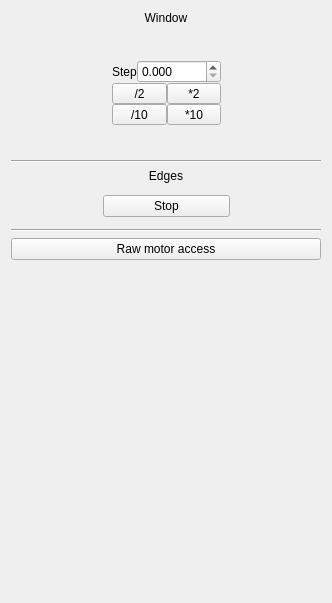
<?xml version="1.0" encoding="UTF-8"?>
<ui version="4.0">
 <class>Form</class>
 <widget class="QWidget" name="Form">
  <property name="geometry">
   <rect>
    <x>0</x>
    <y>0</y>
    <width>332</width>
    <height>603</height>
   </rect>
  </property>
  <property name="windowTitle">
   <string>Form</string>
  </property>
  <layout class="QGridLayout" name="gridLayout">
   <item row="9" column="0" colspan="3">
    <widget class="Line" name="lineBot">
     <property name="orientation">
      <enum>Qt::Horizontal</enum>
     </property>
    </widget>
   </item>
   <item row="6" column="1">
    <widget class="Driver" name="Top" native="true"/>
   </item>
   <item row="7" column="0">
    <widget class="Driver" name="Left" native="true"/>
   </item>
   <item row="5" column="0" colspan="3">
    <widget class="QLabel" name="label_16">
     <property name="sizePolicy">
      <sizepolicy hsizetype="Preferred" vsizetype="Fixed">
       <horstretch>0</horstretch>
       <verstretch>0</verstretch>
      </sizepolicy>
     </property>
     <property name="text">
      <string>Edges</string>
     </property>
     <property name="alignment">
      <set>Qt::AlignCenter</set>
     </property>
    </widget>
   </item>
   <item row="2" column="0">
    <widget class="Driver" name="HPos" native="true"/>
   </item>
   <item row="0" column="0" colspan="3">
    <widget class="QLabel" name="label_19">
     <property name="sizePolicy">
      <sizepolicy hsizetype="Preferred" vsizetype="Fixed">
       <horstretch>0</horstretch>
       <verstretch>0</verstretch>
      </sizepolicy>
     </property>
     <property name="text">
      <string>Window</string>
     </property>
     <property name="alignment">
      <set>Qt::AlignCenter</set>
     </property>
    </widget>
   </item>
   <item row="3" column="2">
    <widget class="QLabel" name="label_18">
     <property name="text">
      <string/>
     </property>
     <property name="pixmap">
      <pixmap>labplot-auto-scale-all.svg</pixmap>
     </property>
     <property name="scaledContents">
      <bool>true</bool>
     </property>
    </widget>
   </item>
   <item row="12" column="0" colspan="3">
    <widget class="QMotorStack" name="stack" native="true"/>
   </item>
   <item row="8" column="1">
    <widget class="Driver" name="Bottom" native="true"/>
   </item>
   <item row="3" column="1">
    <widget class="Driver" name="VSize" native="true"/>
   </item>
   <item row="4" column="0" colspan="3">
    <widget class="Line" name="line_8">
     <property name="orientation">
      <enum>Qt::Horizontal</enum>
     </property>
    </widget>
   </item>
   <item row="1" column="1">
    <widget class="Driver" name="VPos" native="true"/>
   </item>
   <item row="7" column="1">
    <widget class="QPushButton" name="stop">
     <property name="sizePolicy">
      <sizepolicy hsizetype="Minimum" vsizetype="Minimum">
       <horstretch>0</horstretch>
       <verstretch>0</verstretch>
      </sizepolicy>
     </property>
     <property name="text">
      <string>Stop</string>
     </property>
    </widget>
   </item>
   <item row="7" column="2">
    <widget class="Driver" name="Right" native="true"/>
   </item>
   <item row="2" column="1">
    <widget class="QWidget" name="stepWidget" native="true">
     <layout class="QGridLayout" name="gridLayout_8">
      <property name="spacing">
       <number>0</number>
      </property>
      <item row="1" column="0" colspan="2">
       <layout class="QHBoxLayout" name="horizontalLayout_4">
        <item>
         <widget class="QLabel" name="label_17">
          <property name="text">
           <string>Step</string>
          </property>
         </widget>
        </item>
        <item>
         <widget class="QMDoubleSpinBox" name="step">
          <property name="decimals">
           <number>3</number>
          </property>
          <property name="maximum">
           <double>10000.000000000000000</double>
          </property>
         </widget>
        </item>
       </layout>
      </item>
      <item row="3" column="0">
       <widget class="QToolButton" name="sd10">
        <property name="sizePolicy">
         <sizepolicy hsizetype="Minimum" vsizetype="Fixed">
          <horstretch>0</horstretch>
          <verstretch>0</verstretch>
         </sizepolicy>
        </property>
        <property name="text">
         <string>/10</string>
        </property>
       </widget>
      </item>
      <item row="2" column="0">
       <widget class="QToolButton" name="sd2">
        <property name="sizePolicy">
         <sizepolicy hsizetype="Minimum" vsizetype="Fixed">
          <horstretch>0</horstretch>
          <verstretch>0</verstretch>
         </sizepolicy>
        </property>
        <property name="text">
         <string>/2</string>
        </property>
       </widget>
      </item>
      <item row="2" column="1">
       <widget class="QToolButton" name="sm2">
        <property name="sizePolicy">
         <sizepolicy hsizetype="Minimum" vsizetype="Fixed">
          <horstretch>0</horstretch>
          <verstretch>0</verstretch>
         </sizepolicy>
        </property>
        <property name="text">
         <string>*2</string>
        </property>
       </widget>
      </item>
      <item row="3" column="1">
       <widget class="QToolButton" name="sm10">
        <property name="sizePolicy">
         <sizepolicy hsizetype="Minimum" vsizetype="Fixed">
          <horstretch>0</horstretch>
          <verstretch>0</verstretch>
         </sizepolicy>
        </property>
        <property name="text">
         <string>*10</string>
        </property>
       </widget>
      </item>
     </layout>
    </widget>
   </item>
   <item row="10" column="0" colspan="3">
    <widget class="QPushButton" name="showStack">
     <property name="text">
      <string>Raw motor access</string>
     </property>
     <property name="checkable">
      <bool>true</bool>
     </property>
    </widget>
   </item>
   <item row="2" column="2">
    <widget class="Driver" name="HSize" native="true"/>
   </item>
   <item row="1" column="0">
    <widget class="QLabel" name="label_20">
     <property name="text">
      <string/>
     </property>
     <property name="pixmap">
      <pixmap>labplot-transform-move.svg</pixmap>
     </property>
     <property name="scaledContents">
      <bool>true</bool>
     </property>
    </widget>
   </item>
   <item row="11" column="1">
    <widget class="QWidget" name="spacer" native="true">
     <layout class="QVBoxLayout" name="verticalLayout">
      <item>
       <spacer name="spacerO">
        <property name="orientation">
         <enum>Qt::Vertical</enum>
        </property>
        <property name="sizeHint" stdset="0">
         <size>
          <width>20</width>
          <height>40</height>
         </size>
        </property>
       </spacer>
      </item>
     </layout>
    </widget>
   </item>
  </layout>
 </widget>
 <customwidgets>
  <customwidget>
   <class>Driver</class>
   <extends>QWidget</extends>
   <header location="global">driver.h</header>
   <container>1</container>
  </customwidget>
  <customwidget>
   <class>QMDoubleSpinBox</class>
   <extends>QDoubleSpinBox</extends>
   <header location="global">qtpvwidgets.h</header>
   <slots>
    <signal>valueEdited(double)</signal>
    <signal>escaped()</signal>
   </slots>
  </customwidget>
  <customwidget>
   <class>QMotorStack</class>
   <extends>QWidget</extends>
   <header location="global">qmotorstack.h</header>
   <container>1</container>
  </customwidget>
 </customwidgets>
 <resources>
  <include location="imblSlits.qrc"/>
 </resources>
 <connections/>
</ui>
